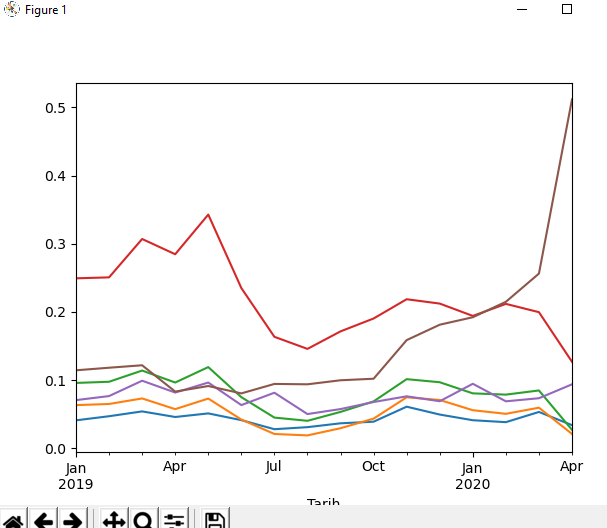

The script that drew this image:
import pandas as pd
import seaborn as sns
import matplotlib.pyplot as plt
data = pd.read_csv('veri.csv',parse_dates=['Tarih'],index_col=['Tarih'])
df=pd.DataFrame(data)
df=(df-df.min())/(df.max()-df.min())
df=df.fillna(df.mean())
df.info()
df = df.drop(['O3'],axis=1)
df.info()
pm10= df.PM10.resample('M').mean().plot()
no= df.NO.resample('M').mean().plot()
nox= df.NOX.resample('M').mean().plot()
no2= df.NO2.resample('M').mean().plot()
so2= df.SO2.resample('M').mean().plot()
co= df.CO.resample('M').mean().plot()
plt.show()
